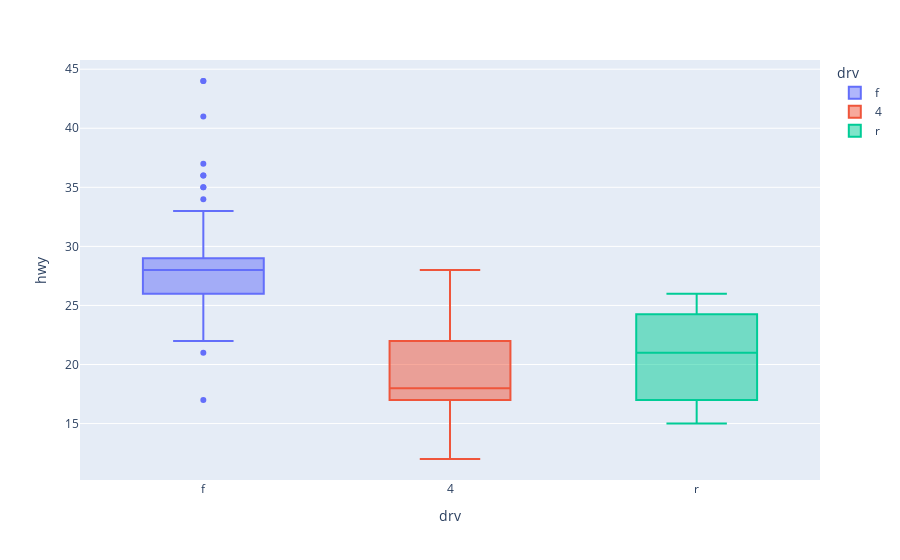

Source (notebook cell):
### Code cell
px.box(data_frame = mpg , x = 'drv',y='hwy',color = 'drv')

### Figure 1 — Plotly figure (JSON) as saved in the notebook; plotly's stock layout.template omitted (floating-point values rounded to 4 significant figures)
{"data": [{"alignmentgroup": "True", "hovertemplate": "drv=%{x}<br>hwy=%{y}<extra></extra>", "legendgroup": "f", "marker": {"color": "#636efa"}, "name": "f", "notched": false, "offsetgroup": "f", "orientation": "v", "showlegend": true, "type": "box", "x": ["f", "f", "f", "f", "f", "f", "f", "f", "f", "f", "f", "f", "f", "f", "f", "f", "f", "f", "f", "f", "f", "f", "f", "f", "f", "f", "f", "f", "f", "f", "f", "f", "f", "f", "f", "f", "f", "f", "f", "f", "f", "f", "f", "f", "f", "f", "f", "f", "f", "f", "f", "f", "f", "f", "f", "f", "f", "f", "f", "f", "f", "f", "f", "f", "f", "f", "f", "f", "f", "f", "f", "f", "f", "f", "f", "f", "f", "f", "f", "f", "f", "f", "f", "f", "f", "f", "f", "f", "f", "f", "f", "f", "f", "f", "f", "f", "f", "f", "f", "f", "f", "f", "f", "f", "f", "f"], "x0": " ", "xaxis": "x", "y": [29, 29, 31, 30, 26, 26, 27, 27, 30, 26, 29, 26, 24, 24, 22, 22, 24, 24, 17, 22, 21, 23, 23, 33, 32, 32, 29, 32, 34, 36, 36, 29, 26, 27, 30, 31, 26, 26, 28, 26, 29, 28, 27, 24, 24, 24, 29, 27, 31, 32, 27, 26, 26, 25, 25, 26, 26, 27, 28, 25, 29, 27, 31, 31, 26, 26, 28, 27, 29, 31, 31, 26, 26, 27, 30, 33, 35, 37, 35, 29, 26, 29, 29, 24, 44, 29, 26, 29, 29, 29, 29, 23, 24, 44, 41, 29, 26, 28, 29, 29, 29, 28, 29, 26, 26, 26], "y0": " ", "yaxis": "y"}, {"alignmentgroup": "True", "hovertemplate": "drv=%{x}<br>hwy=%{y}<extra></extra>", "legendgroup": "4", "marker": {"color": "#EF553B"}, "name": "4", "notched": false, "offsetgroup": "4", "orientation": "v", "showlegend": true, "type": "box", "x": ["4", "4", "4", "4", "4", "4", "4", "4", "4", "4", "4", "4", "4", "4", "4", "4", "4", "4", "4", "4", "4", "4", "4", "4", "4", "4", "4", "4", "4", "4", "4", "4", "4", "4", "4", "4", "4", "4", "4", "4", "4", "4", "4", "4", "4", "4", "4", "4", "4", "4", "4", "4", "4", "4", "4", "4", "4", "4", "4", "4", "4", "4", "4", "4", "4", "4", "4", "4", "4", "4", "4", "4", "4", "4", "4", "4", "4", "4", "4", "4", "4", "4", "4", "4", "4", "4", "4", "4", "4", "4", "4", "4", "4", "4", "4", "4", "4", "4", "4", "4", "4", "4", "4"], "x0": " ", "xaxis": "x", "y": [26, 25, 28, 27, 25, 25, 25, 25, 24, 25, 23, 19, 14, 15, 17, 19, 18, 17, 17, 19, 19, 12, 17, 15, 17, 17, 12, 17, 16, 18, 15, 16, 12, 17, 17, 16, 12, 15, 16, 17, 15, 17, 19, 17, 19, 19, 17, 17, 17, 16, 16, 17, 15, 17, 22, 19, 20, 17, 12, 19, 18, 14, 15, 18, 18, 15, 17, 19, 19, 17, 17, 17, 20, 18, 25, 24, 27, 25, 26, 23, 26, 26, 26, 26, 25, 27, 25, 27, 20, 20, 19, 17, 20, 17, 15, 18, 20, 20, 22, 17, 19, 18, 20], "y0": " ", "yaxis": "y"}, {"alignmentgroup": "True", "hovertemplate": "drv=%{x}<br>hwy=%{y}<extra></extra>", "legendgroup": "r", "marker": {"color": "#00cc96"}, "name": "r", "notched": false, "offsetgroup": "r", "orientation": "v", "showlegend": true, "type": "box", "x": ["r", "r", "r", "r", "r", "r", "r", "r", "r", "r", "r", "r", "r", "r", "r", "r", "r", "r", "r", "r", "r", "r", "r", "r", "r"], "x0": " ", "xaxis": "x", "y": [20, 15, 20, 17, 17, 26, 23, 26, 25, 24, 17, 17, 18, 26, 25, 26, 24, 21, 22, 23, 22, 20, 17, 16, 18], "y0": " ", "yaxis": "y"}], "layout": {"autosize": true, "boxmode": "overlay", "legend": {"title": {"text": "drv"}, "tracegroupgap": 0}, "margin": {"t": 60}, "xaxis": {"anchor": "y", "autorange": true, "categoryarray": ["f", "4", "r"], "categoryorder": "array", "domain": [0, 1], "range": [-0.5, 2.5], "title": {"text": "drv"}, "type": "category"}, "yaxis": {"anchor": "x", "autorange": true, "domain": [0, 1], "range": [10.22, 45.78], "title": {"text": "hwy"}, "type": "linear"}}}
